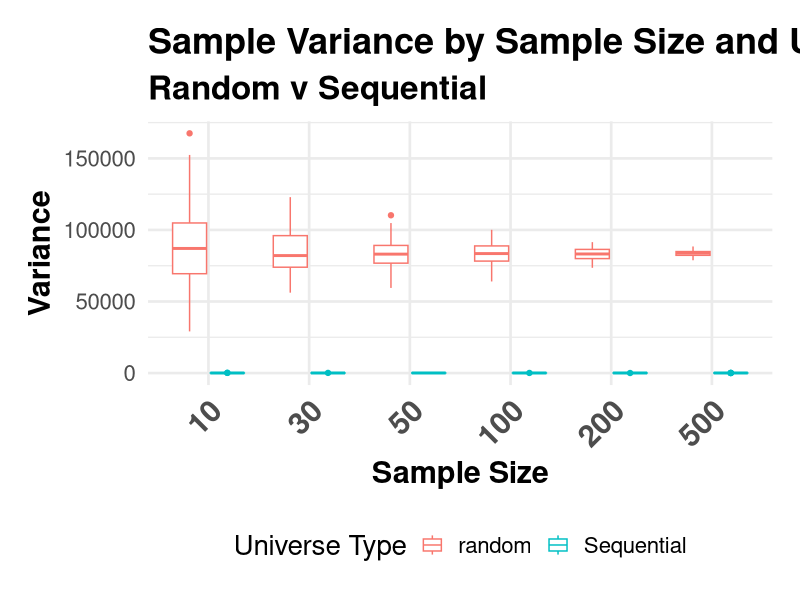
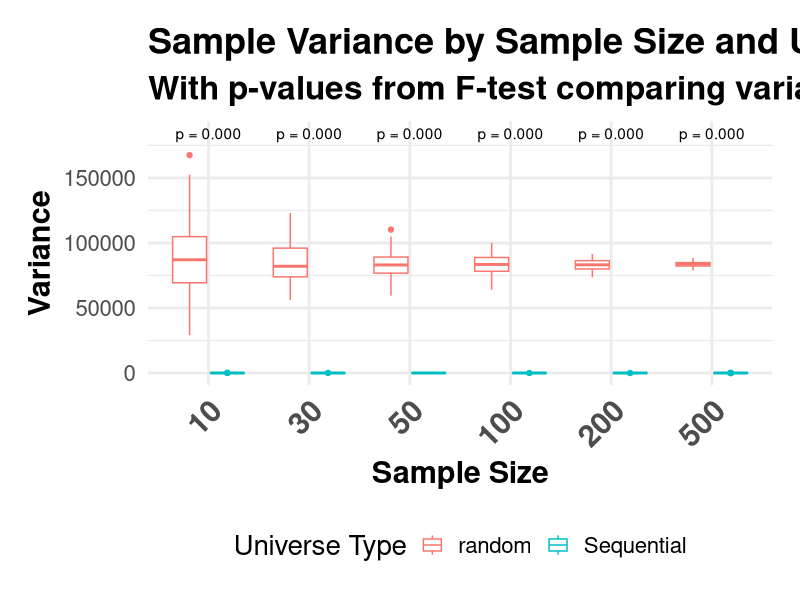
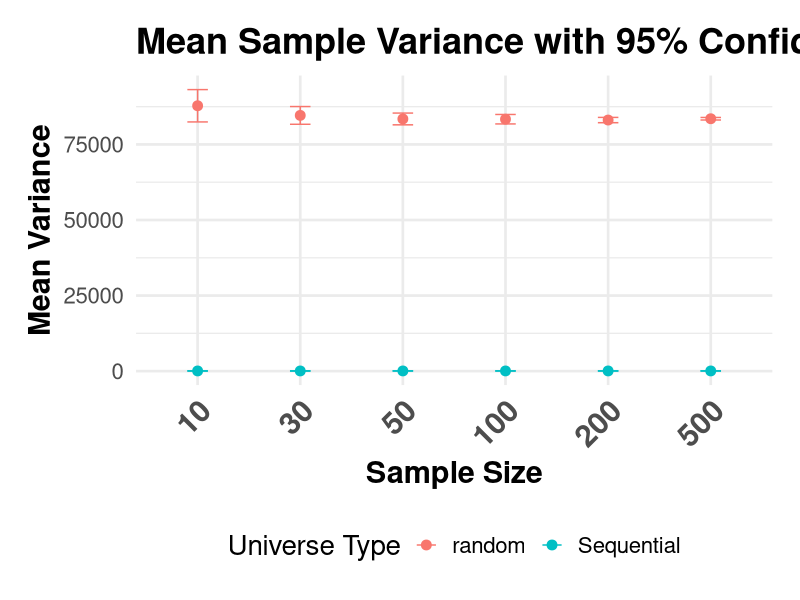
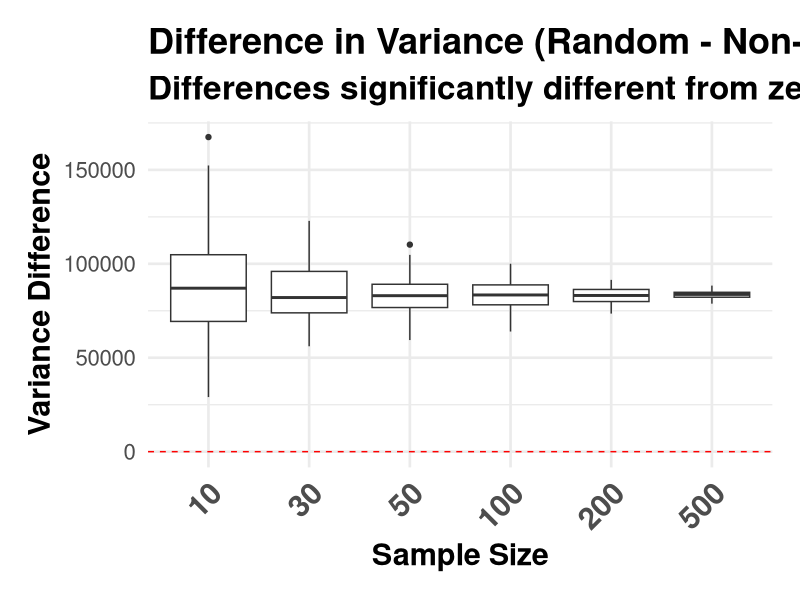
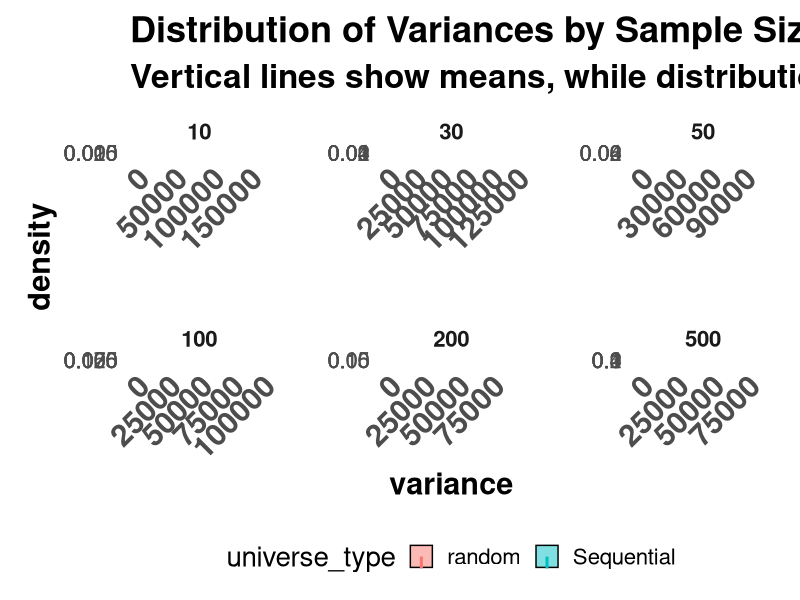
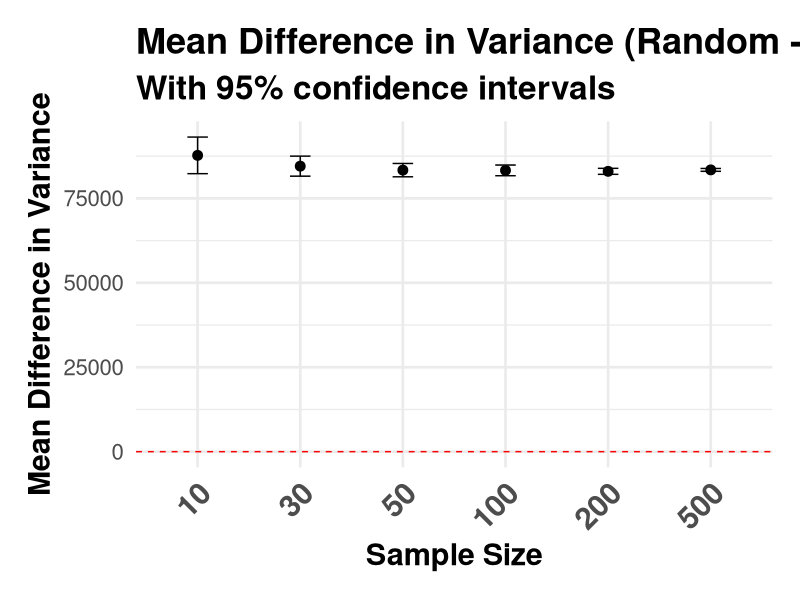

These charts were generated, in order, by the following R code:
## ---- chunk 1
#| label: setup
#| include: false
# R version 4.4.3 (2025-02-28)
# Platform: x86_64-apple-darwin20
# Running under: macOS Sequoia 15.6.1
# Rstudio 2025.9.2.418 (Cucumberleaf Sunflower)
# 

# install.packages(c("mapview", "survey", "srvyr", "arcgislayers"))

# census_api_key("95496766c51541ee6f402c1e1a8658581285b759", install = TRUE, overwrite = TRUE)


# # load libraries

# library(BayesFactor) # Computation of Bayes Factors for Common Designs
# library(boot) # Bootstrap Functions
# library(broom) # Convert Statistical Objects into Tidy Tibbles
# library(colorspace) # A Toolbox for Manipulating and Assessing Colors and Palettes
# library(camcorder) # Record Your Plot History
# library(car) # Companion to Applied Regression
# library(causaldata) # Example Data Sets for Causal Inference Textbooks
# library(corrplot) # Visualization of a Correlation Matrix
# library(cowplot) # Streamlined Plot Theme and Plot Annotations for 'ggplot2'
# library(dagitty) # Graphical Analysis of Structural Causal Models  
# library(DiagrammeR) # Graph/Network Visualization 
# library(dlookr) # Tools for Data Diagnosis, Exploration, Transformation 
# library(dplyr) # A Grammar of Data Manipulation
# library(DT) # A Wrapper of the JavaScript Library 'DataTables'
# library(dutchmasters) # Color Palettes based on Famous Paintings 
# library(flexdashboard) # R Markdown Format for Flexible Dashboards
# library(flextable) # Functions for Tabular Reporting  
# library(forcats) # Tools for Working with Categorical Variables (Factors)
# library(gganimate) # A Grammar of Animated Graphics
# library(ggcorrplot) # Visualization of a Correlation Matrix using 'ggplot2'
# library(ggdag) # Analyze and Create Elegant Directed Acyclic Graphs      
# library(ggforce) # Accelerating 'ggplot2' 
# library(gghighlight) # Highlight Lines and Points in 'ggplot2' 
# library(ggplot2) # Create Elegant Data Visualizations Using the Grammar of Graphics
# library(ggokabeito) # 'Okabe-Ito' Scales for 'ggplot2' and 'ggraph'
# library(ggpubr) # 'ggplot2' Based Publication Ready Plots
# library(ggrepel) # Automatically Position Non-Overlapping Text Labels with 'ggplot2'
# library(ggtext) # Improved Text Rendering Support for 'ggplot2' 
# library(ggthemes) # Extra Themes, Scales and Geoms for 'ggplot2'
# library(glue) # Interpreted String Literals    
# library(grid) # The Grid Graphics Package
# library(gt) # Easily Create Presentation-Ready Display Tables
# library(gtExtras) # Extending 'gt' for Beautiful HTML Tables
# library(halfmoon) # Techniques to Build Better Balance
# library(haven) # Import and Export 'SPSS', 'Stata' and 'SAS' Files
# library(here) # A Simpler Way to Find Your Files
# library(htmltools) # Tools for HTML
# library(htmlwidgets) # HTML Widgets for R
# library(janitor) # Simple Tools for Examining and Cleaning Dirty Data 
# library(kableExtra) # Construct Complex Table with 'kable' and Pipe Syntax
# library(knitr) # A General-Purpose Package for Dynamic Report Generation in R   
# library(lavaan) # Latent Variable Analysis     
# library(lubridate) # Make Dealing with Dates a Little Easier
# library(monochromeR) # Easily Create, View and Use Monochrome Color Palettes 
# library(paletteer) # Comprehensive Collection of Color Palettes 
# library(patchwork) # The Composer of Plots
# library(plotly) # Create Interactive Web Graphics via 'plotly.js'
# library(ppcor) # Partial and Semi-Partial (Part) Correlation
# library(propensity) # A Toolkit for Calculating and Working with Propensity Scores
# library(prettycode) # Pretty Print R Code in the Terminal
# library(PSW) # Propensity Score Weighting Methods for Dichotomous Treatments
# library(purrr) # Functional Programming Tools
# library(pwr) # Basic Functions for Power Analysis
# library(qgraph) # Graph Plotting Methods, Psychometric Data Visualization and Graphical Model Estimation
# library(qicharts2) # Quality Improvement Charts
# library(RColorBrewer) # ColorBrewer Palettes 
# library(readr) # Read Rectangular Text Data
# library(readxl) # Read Excel Files
# library(rethinking) # Statistical Rethinking book package
# library(rlang) # Functions for Base Types and Core R and 'Tidyverse' Features
# library(rsample) # General Resampling Infrastructure
# library(scales) # Scale Functions for Visualization
# library(shiny) # Web Application Framework for R
# library(shinyobjects) # Access Reactive Data Interactively   
# library(skimr) # Compact and Flexible Summaries of Data
# library(stringr) # Simple, Consistent Wrappers for Common String Operations
# library(tibble) # Simple Data Frames
# library(tidycensus) # Load US Census Boundary and Attribute Data as 'tidyverse' and 'sf'-Ready Data Frames
# library(tidylog) # Logging for 'dplyr' and 'tidyr' Functions
# library(tidyr) # Tidy Messy Data
# library(tidytext) # Text Mining using 'dplyr', 'ggplot2', and Other Tidy Tools 
# library(tsibble) # Tidy Temporal Data Frames and Tools        
# library(viridis) # Colorblind-Friendly Color Maps for R 
# library(visdat) # Preliminary Visualization of Data
# library(vroom) # Read and Write Rectangular Text Data Quickly    
# library(wesanderson) # A Wes Anderson Palette Generator 
# library(writexl) # Export Data Frames to Excel 'xlsx' Format 
# library(WRS2) # A Collection of Robust Statistical Methods



# Force dplyr's select to take precedence
select <- dplyr::select
filter <- dplyr::filter

# Options
options(scipen = 999)
options(qic.clshade = T) # NO LONGER NEEDED; CHARTS ALL PREPARED WITH GGPLOT2 ONLY
options(qic.linecol = 'black') # NO LONGER NEEDED; CHARTS ALL PREPARED WITH GGPLOT2 ONLY
options(qic.signalcol = "firebrick") # NO LONGER NEEDED; CHARTS ALL PREPARED WITH GGPLOT2 ONLY
options(qic.targetcol = "purple") # NO LONGER NEEDED; CHARTS ALL PREPARED WITH GGPLOT2 ONLY
options(DT.options = list(dom = 'pBlfrti')) # Add buttons, filtering, and top (t) pagination controls
options(shiny.maxRequestSize = 50 * 1024^2) # Set upload maximum to 50 MB
options(tigris_use_cache = TRUE)


# Set global theme for consistent plots
ggplot2::theme_set(ggplot2::theme_minimal(base_size = 20) + 
                   ggplot2::theme(plot.title = ggplot2::element_text(face = "bold",
                                                                      size = 26),
                                  plot.subtitle = ggplot2::element_text(face = "bold",
                                                                         size = 24),
                                  axis.title.x = ggplot2::element_text(face = "bold",
                                                                        size = 22),
                                  axis.title.y = ggplot2::element_text(face = "bold",
                                                                        size = 22),
                                  axis.text.x = ggplot2::element_text(face = "bold",
                                                                       size = 22,
                                                                       angle = 45,
                                                                       hjust = 1),
                                  legend.position = "bottom",
                                  strip.text = ggplot2::element_text(face = "bold"),
                                  panel.spacing.x = grid::unit(1.5,
                                                                "cm"),
                                  panel.spacing.y = grid::unit(1.5,
                                                                "cm"),
                                  plot.margin = ggplot2::margin(20,
                                                                 20,
                                                                 20,
                                                                 20,
                                                                 "pt")))


# Set seed for reproducibility
set.seed(123)

## ---- chunk 2
# Define each universe

# random universe
set.seed(123)

# Create a random universe (1000 random integers between 1 and 1000)
random_universe <- base::sample(1:1000, 1000, replace = TRUE)

# Create non-random universes (several options)


# Option 1: Sequential numbers
sequential_universe <- 1:1000


# Option 2: Autocorrelated but realistic (e.g., school district scores)
set.seed(42)
n_months <- 1000
district_baseline <- 75  # District tends to score around 75th percentile

# Create autocorrelated scores using AR(1) process
autocorr_universe <- base::numeric(n_months)
autocorr_universe[1] <- district_baseline + stats::rnorm(1, 0, 8)

for(i in 2:n_months) {
  # Each month's score depends on last month's + some random variation
  autocorr_universe[i] <- 0.1 * autocorr_universe[i-1] + 0.7 * district_baseline + stats::rnorm(1, 0, 8)
}


# Keep scores realistic (0-100 range)
autocorr_universe <- base::pmax(0, base::pmin(100, autocorr_universe))



# Option 3: Clustered data (4 distinct clusters)
clustered_universe <- c(
  stats::rnorm(250, mean = 100, sd = 20),
  stats::rnorm(250, mean = 300, sd = 20),
  stats::rnorm(250, mean = 600, sd = 20),
  stats::rnorm(250, mean = 900, sd = 20)
)
# Round to integers and ensure values are within 1-1000
clustered_universe <- base::pmin(1000, base::pmax(1, base::round(clustered_universe)))


# Option 4: Bimodal distribution
bimodal_universe <- base::c(
  stats::rnorm(500, mean = 250, sd = 100),
  stats::rnorm(500, mean = 750, sd = 100)
)
# Round to integers and ensure values are within 1-1000
bimodal_universe <- base::pmin(1000, base::pmax(1, base::round(bimodal_universe)))


# Option 5: Increasing variance (first half has low variance, second half high)
increasing_var_universe <- c(
  stats::rnorm(500, mean = 500, sd = 50),
  stats::rnorm(500, mean = 500, sd = 200)
)
# Round to integers and ensure values are within 1-1000
increasing_var_universe <- base::pmin(1000, base::pmax(1, base::round(increasing_var_universe)))
 


## ---- chunk 3
# Step 2: Function to take samples and calculate variance
calculate_sample_variances <- function(universe, sample_size, num_samples = 100) {
  variances <- base::numeric(num_samples)
  for(i in 1:num_samples) {
    sample_data <- base::sample(universe, sample_size)
    variances[i] <- stats::var(sample_data)
  }
  return(variances)
}

## ---- chunk 4
# Step 3: Experiment with different sample sizes
sample_sizes <- c(10, 30, 50, 100, 200, 500)
results <- list()

# define the nonrandom universe type
for(size in sample_sizes) {
  random_variances <- calculate_sample_variances(random_universe, size)
  nonrandom_variances <- calculate_sample_variances(autocorr_universe, size)
  
  results[[paste0("size_", size)]] <- list(
    random = random_variances,
    nonrandom = nonrandom_variances
  )
}

## ---- chunk 5
# Convert nested list to a data frame
results_df <- data.frame()

for(size_name in names(results)) {
  # Extract the numeric size from the name
  size <- base::as.numeric(base::gsub("size_", "", size_name))
  
  # Add random universe results
  random_data <- base::data.frame(
    sample_size = size,
    variance = results[[size_name]]$random,
    universe_type = "random"
  )
  
  # Add non-random universe results
  nonrandom_data <- base::data.frame(
    sample_size = size,
    variance = results[[size_name]]$nonrandom,
    universe_type = "Sequential"
  )
  
  # Combine the data
  results_df <- base::rbind(results_df, random_data, nonrandom_data)
}

# Now you can plot with ggplot
ggplot2::ggplot(results_df, ggplot2::aes(x = base::factor(sample_size), y = variance, color = universe_type)) +
  ggplot2::geom_boxplot() +
  ggplot2::labs(
    title = "Sample Variance by Sample Size and Universe Type",
    subtitle = "Random v Sequential",
    x = "Sample Size",
    y = "Variance",
    color = "Universe Type"
  ) 

## ---- chunk 6
# Calculate p-values comparing variances across universe types for each sample size
result_stats <- data.frame()

for(size_name in names(results)) {
  # Extract the numeric size from the name
  size <- base::as.numeric(base::gsub("size_", "", size_name))
  
  # Run F-test to compare variances
  f_test <- stats::var.test(results[[size_name]]$random, results[[size_name]]$nonrandom)
  
  # Store results
  result_stats <- base::rbind(result_stats, base::data.frame(
    sample_size = size,
    p_value = f_test$p.value,
    significant = f_test$p.value < 0.05
  ))
}

## ---- chunk 7
# Add p-values to the plot
ggplot2::ggplot(results_df, ggplot2::aes(x = base::factor(sample_size), y = variance, color = universe_type)) +
  ggplot2::geom_boxplot() +
  ggplot2::geom_text(data = result_stats, 
            ggplot2::aes(x = base::factor(sample_size), 
                y = base::max(results_df$variance) * 1.1,
                label = base::sprintf("p = %.3f", p_value)),
            inherit.aes = FALSE) +
  ggplot2::labs(
    title = "Sample Variance by Sample Size and Universe Type",
    subtitle = "With p-values from F-test comparing variances",
    x = "Sample Size",
    y = "Variance",
    color = "Universe Type"
  ) 

## ---- chunk 8
# Calculate mean and confidence intervals for your variances
results_summary <- results_df |>
  dplyr::group_by(sample_size, universe_type) |>
  dplyr::summarize(
    mean_variance = base::mean(variance),
    sd_variance = stats::sd(variance),
    n = dplyr::n(),
    se = sd_variance/sqrt(n),
    ci_lower = mean_variance - 1.96*se,
    ci_upper = mean_variance + 1.96*se
  )

# Plot with confidence intervals
ggplot2::ggplot(results_summary, 
                ggplot2::aes(x = base::factor(sample_size), y = mean_variance, color = universe_type)) +
  ggplot2::geom_point(size = 3) +
  ggplot2::geom_errorbar(
    ggplot2::aes(ymin = ci_lower, ymax = ci_upper), width = 0.2) +
  ggplot2::labs(
    title = "Mean Sample Variance with 95% Confidence Intervals",
    x = "Sample Size",
    y = "Mean Variance",
    color = "Universe Type"
  ) 

## ---- chunk 9
# Calculate the difference in variance between random and non-random for each sample size
diff_data <- data.frame()

for(size_name in names(results)) {
  size <- base::as.numeric(base::gsub("size_", "", size_name))
  
  # Calculate differences for each simulation pair
  n_sims <- base::length(results[[size_name]]$random)
  differences <- results[[size_name]]$random - results[[size_name]]$nonrandom
  
  diff_data <- base::rbind(diff_data, base::data.frame(
    sample_size = base::rep(size, n_sims),
    variance_difference = differences
  ))
}

# Plot the differences
ggplot2::ggplot(diff_data, 
                ggplot2::aes(x = base::factor(sample_size), y = variance_difference)) +
  ggplot2::geom_boxplot() +
  ggplot2::geom_hline(yintercept = 0, linetype = "dashed", color = "red") +
  ggplot2::labs(
    title = "Difference in Variance (Random - Non-random)",
    subtitle = "Differences significantly different from zero indicate distinct populations",
    x = "Sample Size",
    y = "Variance Difference"
  ) 

## ---- chunk 10
ggplot2::ggplot(results_df,
                ggplot2::aes(x = variance, fill = universe_type)) +
  ggplot2::geom_density(alpha = 0.5) +
  ggplot2::geom_vline(data = results_df |> dplyr::group_by(universe_type) |> 
               dplyr::summarize(mean_var = base::mean(variance)),
             ggplot2::aes(xintercept = mean_var, color = universe_type),
             linetype = "dashed", linewidth = 1) +
  ggplot2::facet_wrap(~sample_size, scales = "free") +
  ggplot2::labs(title = "Distribution of Variances by Sample Size",
       subtitle = "Vertical lines show means, while distributions show overall spread")
## ---- chunk 11
# For each sample size, perform a one-sample t-test on the differences
diff_stats <- data.frame()

for(size_name in names(results)) {
  size <- base::as.numeric(base::gsub("size_", "", size_name))
  
  # Calculate differences for this sample size
  differences <- results[[size_name]]$random - results[[size_name]]$nonrandom
  
  # Perform one-sample t-test against μ = 0
  t_test <- stats::t.test(differences, mu = 0)
  
  # Store results
  diff_stats <- base::rbind(diff_stats, base::data.frame(
    sample_size = size,
    mean_diff = base::mean(differences),
    p_value = t_test$p.value,
    significant = t_test$p.value < 0.05,
    lower_ci = t_test$conf.int[1],
    upper_ci = t_test$conf.int[2]
  ))
}

# # Print the results
# print(diff_stats)
## ---- chunk 12
# Plot the differences with confidence intervals
ggplot2::ggplot(diff_stats, 
                ggplot2::aes(x = base::factor(sample_size), y = mean_diff)) +
  ggplot2::geom_point(size = 3) +
  ggplot2::geom_errorbar(ggplot2::aes(ymin = lower_ci, ymax = upper_ci), width = 0.2) +
  ggplot2::geom_hline(yintercept = 0, linetype = "dashed", color = "red") +
  ggplot2::labs(
    title = "Mean Difference in Variance (Random - Non-random)",
    subtitle = "With 95% confidence intervals",
    x = "Sample Size",
    y = "Mean Difference in Variance"
  ) 

